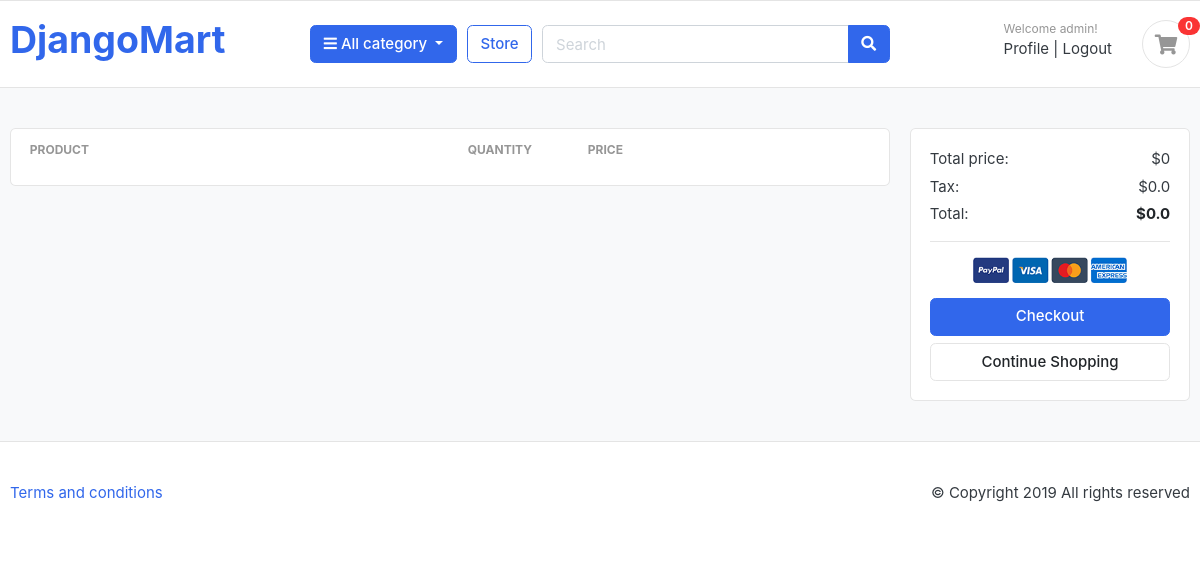
The page /cart/ (signed in) on the database as committed earlier.
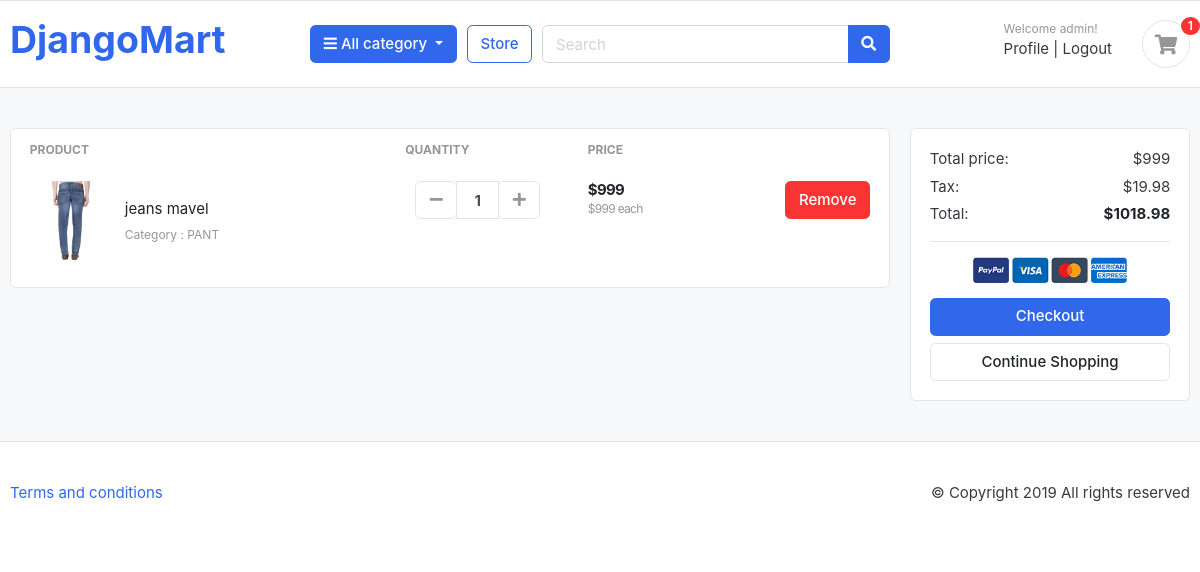
The same page on the database as committed later.
### cart/models.py (models this page shows, shortened)
class CartItem(models.Model) :
    product = models.ForeignKey(Product , on_delete=models.CASCADE)
    cart = models.ForeignKey(Cart , on_delete= models.CASCADE , null= True)
    quantity = models.IntegerField()
    is_active = models.BooleanField(default=True)
    user = models.ForeignKey(User , on_delete=models.CASCADE , null=True)
    def sub_calculte(self) :
        return self.product.price * self.quantity

### category/models.py (models this page shows, shortened)
class Product(models.Model) :
    product_name = models.CharField(max_length=100 , unique= True)
    slug = models.SlugField(max_length=255 , unique=True)
    description = models.TextField(max_length=500 , blank = True)
    price = models.IntegerField()
    image = models.ImageField(upload_to='photos/products')
    stock = models.IntegerField()
    is_available = models.BooleanField(default=True)
    category = models.ForeignKey(Category,on_delete=models.CASCADE)
    created_date = models.DateTimeField(auto_now_add=True)
    modified_date = models.DateTimeField(auto_now=True)

class Category(models.Model) :
    category_name = models.CharField(max_length=50 , unique= True)
    slug = models.SlugField(max_length=100 , unique= True)
    description = models.TextField(max_length=255 , blank=True)
    cat_image = models.ImageField(upload_to='photos/categories' , blank=True)
    def __str__(self) :
        return self.category_name

### cart/views.py (the view, shortened to what this page needs)
# urls.py: path('cart/',include('cart.urls')),
def cart(request) :
    cart_item = None
    tax = 0
    total = 0
    grand_total = 0
    if not request.session.session_key:
        request.session.create()
    session_id = request.session.session_key #session id nie aslam
    if request.user.is_authenticated :
        cart_item = CartItem.objects.filter(user = request.user)
        for item in cart_item :
            total += item.product.price * item.quantity
    tax = (2*total)/100 # 2% vat
    grand_total = total + tax
    return render(request , 'cart/cart.html' , {'cart_item' : cart_item , 'total': total, 'tax':tax,
                                                'grand_total' : grand_total ,})

### Django_Mart/context_processors.py (called while the page is built)
def cart_items(request):
    session_id = request.session.session_key
    cart_item = None
    if request.user.is_authenticated:
        cart_item = CartItem.objects.filter(user=request.user)
    else:
        cart_id = Cart.objects.filter(cart_id=session_id).exists()
        if cart_id:
            modelid = Cart.objects.get(cart_id=session_id)
            cart_item = CartItem.objects.filter(cart=modelid)
    return {'cart_item': cart_item}

def category_name(request) :
    categories = Category.objects.all()
    return {'categories': categories}

### cart/templates/cart/cart.html (shortened to what this page needs)
{% extends "base.html" %}
{% load static %}
{% block navbar %}
<section class="section-content padding-y bg">
  <div class="container">
    <div class="row">
      <aside class="col-lg-9">
        <div class="card">
          <table class="table table-borderless table-shopping-cart">
            <thead class="text-muted">
              <tr class="small text-uppercase">
                <th scope="col">Product</th>
                <th scope="col" width="120">Quantity</th>
                <th scope="col" width="120">Price</th>
                <th scope="col" class="text-right" width="200"></th>
              </tr>
            </thead>
            <tbody>
              {% for item in cart_item %}
              <tr>
                <td>
                  <figure class="itemside align-items-center">
                    <div class="aside">
                      <img src="{{ item.product.image.url }}" class="img-sm" />
                    </div>
                    <figcaption class="info">
                      <a href="#" class="title text-dark">{{ item.product.product_name }}</a>
                      <p class="text-muted small">
                        Category : {{item.product.category}}
                      </p>
                    </figcaption>
                  </figure>
                </td>
                <td>
                  <div class="col">
                    <div class="input-group input-spinner">
                      <div class="input-group-prepend">
                        <form action="{% url 'decrease_cart' item.product.id %}" method="POST">
                          <button class="btn btn-light" type="submit" id="button-minus">
                            <i class="fa fa-minus"></i>
                          </button>
                        </form>
                      </div>
                      <input type="text" class="form-control" value="{{item.quantity}}" />
                      <div class="input-group-append">
                        <form action="{% url 'add_to_cart' item.product.id %}" method="POST">
                            <button class="btn btn-light" type="submit" id="button-plus" >
                            <i class="fa fa-plus"></i>
                          </button>
                        </form>
                      </div>
                    </div>
                  </div>
                </td>
                <td>
                  <div class="price-wrap">
                    <var class="price">${{item.sub_calculte}}</var>
                    <small class="text-muted"> ${{item.product.price}} each </small>
                  </div>
                </td>
                <td class="text-right">
                  <a href="{% url 'remove' item.product.id %}" class="btn btn-danger"> Remove</a>
                </td>
              </tr>
              {% endfor %}
            </tbody>
          </table>
        </div>
      </aside>
      <aside class="col-lg-3">
        <div class="card">
          <div class="card-body">
            <dl class="dlist-align">
              <dt>Total price:</dt>
              <dd class="text-right">${{total}}</dd>
            </dl>
            <dl class="dlist-align">
              <dt>Tax:</dt>
              <dd class="text-right">${{tax}}</dd>
            </dl>
            <dl class="dlist-align">
              <dt>Total:</dt>
              <dd class="text-right text-dark b">
                <strong>${{grand_total}}</strong>
              </dd>
            </dl>
            <hr />
            <p class="text-center mb-3">
              <img src="{% static '/images/misc/payments.png' %}" height="26" />
            </p>
            <a href="{% url 'place_order' %}" class="btn btn-primary btn-block">
              Checkout
            </a>
            <a href="{% url 'store' %}" class="btn btn-light btn-block">Continue Shopping</a>
          </div>
        </div>
      </aside>
    </div>
  </div>
</section>
{% endblock navbar %}

### templates/base.html (shortened to what this page needs)
<!DOCTYPE html>
{% load static %}
<html lang="en">
<head>
  <link href="{% static 'css/bootstrap.css' %}" rel="stylesheet" type="text/css" />
  <link href="{% static 'fonts/fontawesome/css/all.min.css' %}" type="text/css" rel="stylesheet" />
  <link href="{% static 'css/ui.css' %}" rel="stylesheet" type="text/css" />
  <link href="{% static 'css/responsive.css' %}" rel="stylesheet" media="only screen and (max-width: 1200px)" />
</head>
<body>
  <header class="section-header">
    <section class="header-main border-bottom">
      <div class="container">
        <div class="row align-items-center">
          <div class="col-md-3 col-6">
            <a href="{% url 'home' %}" class="brand-wrap">
              <h1>DjangoMart</h1>
            </a>
          </div>
          <div class="col-lg col-sm col-md col-6 flex-grow-0">
            <div class="category-wrap dropdown d-inline-block float-right">
              <button type="button" class="btn btn-primary dropdown-toggle" data-toggle="dropdown">
                <i class="fa fa-bars"></i> All category
              </button>
            </div>
          </div>
          <a href="{% url 'store' %}" class="btn btn-outline-primary">Store</a>
          <div class="col-lg col-md-6 col-sm-12 col">
            <form action="{% url 'search' %}" method="get" class="search">
              <div class="input-group w-100">
                  <input type="text" name="query" class="form-control" style="width: 60%" placeholder="Search" />
                  <div class="input-group-append">
                      <button class="btn btn-primary" type="submit">
                          <i class="fa fa-search"></i>
                      </button>
                  </div>
              </div>
          </form>
        </div>
          <div class="col-lg-3 col-sm-6 col-8 order-2 order-lg-3">
            <div class="d-flex justify-content-end mb-3 mb-lg-0">
              {% if user.is_authenticated %}
              <div class="widget-header">
                <small class="title text-muted">Welcome {{request.user.username}}!</small>
                <div>
                  <a href="{% url 'profile' %}"> Profile </a>
                  <span class="dark-transp"> | </span>
                  <a href="{% url 'logout' %}"> Logout </a>
                </div>
              </div>
              {% endif %}
              <a href="{% url 'cart' %}" class="widget-header pl-3 ml-3">
                <div class="icon icon-sm rounded-circle border">
                  <i class="fa fa-shopping-cart"></i>
                </div>
                <span class="badge badge-pill badge-danger notify">{{cart_item|length}}</span>
              </a>
            </div>
          </div>
        </div>
      </div>
    </section>
  </header>
  {% block navbar %}
  {% endblock navbar %}
  <footer class="section-footer border-top padding-y">
    <div class="container">
      <p class="float-md-right">&copy Copyright 2019 All rights reserved</p>
      <p>
        <a href="#">Terms and conditions</a>
      </p>
    </div>
  </footer>

Rows that differ between the two databases and show on the page:
added CartItem: product.image (picture), product.product_name "jeans mavel", product.category "PANT", quantity "1", sub_calculte "999", product.price "999"
Other text that changed with them:
{{ cart_item|length }}: "0" → "1"
{{ total }}: "0" → "999"
{{ tax }}: "0.0" → "19.98"
{{ grand_total }}: "0.0" → "1018.98"
